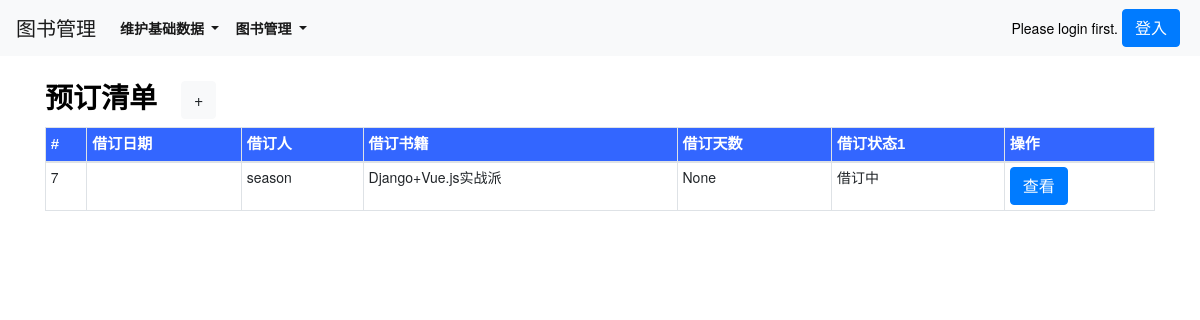
Page /theBorrowlist_user/ on the earlier database version.
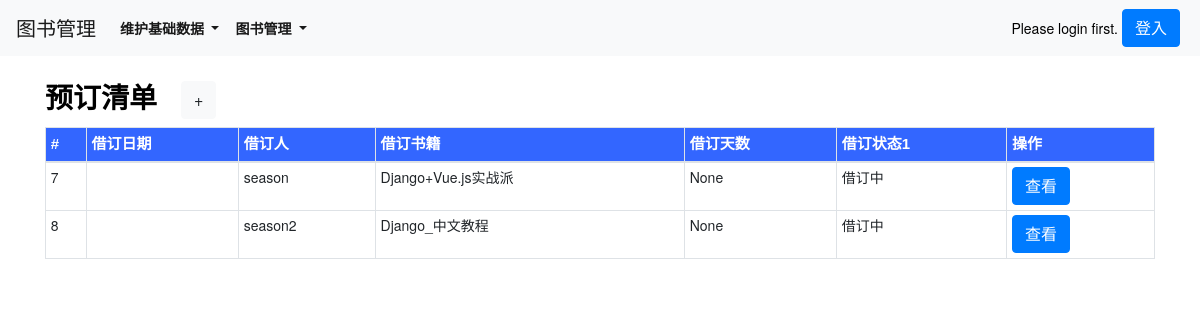
Same page on the later database version.
### book/models.py (models this page shows, shortened)
class theBorrow(models.Model):
    boid = models.AutoField(primary_key=True)
    theBorrow_add_datetime = models.DateTimeField(max_length=500,verbose_name=('创建日期'),auto_now_add=True)
    theBorrow_update_datetime = models.DateTimeField(max_length=500,verbose_name=('修改日期'),auto_now=True)
    theBorrow_theUser = models.ForeignKey(User,on_delete=models.CASCADE) #related_name='borrow_theUser',
    theBorrow_theBook = models.ForeignKey(theBook,on_delete=models.CASCADE)  #,related_name='borrow_theBook'
    theBorrow_duration = models.IntegerField(verbose_name=('借订天数'),blank=True, null=True,)
    theBorrow_status1 = models.CharField(max_length=500, choices=THEBORROWSTATUS_TYPE, verbose_name=('借订状态1'))
    theBorrow_status2 = models.CharField(max_length=500,verbose_name=('借订状态2'),blank=True, null=True,)
    theBorrow_status3 = models.CharField(max_length=500,verbose_name=('借订状态3'),blank=True, null=True,)
    class Meta:
        verbose_name = ('借订')
        verbose_name_plural = ('借订')
        unique_together = [['theBorrow_theUser','theBorrow_theBook']] # 联合唯一

class User(AbstractUser):
    dept = models.CharField(max_length=500,verbose_name=('部门'),blank=True, null=True,)
    age = models.IntegerField(verbose_name=('年龄'),blank=True, null=True,)
    mobilenumber = models.CharField(max_length=500,verbose_name=('电话号码'),blank=True, null=True,)
    role = models.CharField(max_length=500,verbose_name=('角色'),blank=True, null=True,)
    theUser_status1 = models.CharField(max_length=500,verbose_name=('用户状态1'),choices=THEUSERSTATUS_TYPE,default='active')
    field1 = models.CharField(max_length=500,verbose_name=('属性1'),blank=True, null=True,)
    field2 = models.CharField(max_length=500,verbose_name=('属性2'),blank=True, null=True,)
    field3 = models.CharField(max_length=500,verbose_name=('属性3'),blank=True, null=True,)
    field4 = models.CharField(max_length=500,verbose_name=('属性4'),blank=True, null=True,)
    class Meta(AbstractUser.Meta):
        swappable = 'AUTH_USER_MODEL'

class theBook(models.Model):
    bid = models.AutoField(primary_key=True)
    theBook_name = models.CharField(max_length=500,verbose_name=('图书名称'),)
    theBook_location = models.ForeignKey(location,blank=True, null=True, on_delete=models.CASCADE,related_name='Book_location')
    theBook_type = models.CharField(max_length=500, verbose_name=('电子书/纸质书'),choices=THEBOOK_TYPE,)
    theBook_category = models.ForeignKey(category,blank=True, null=True, on_delete=models.CASCADE,related_name='Book_category')
    theBook_logo = models.ImageField(max_length=500, verbose_name=('图书照片1'),upload_to='images/')
    theBook_attachment = models.FileField(max_length=10000,verbose_name=('图书附件(备用)'),blank=True, null=True,upload_to='file')
    theBook_status1 = models.CharField(max_length=500,verbose_name=('图书状态1'),choices=THESTATUS_TYPE,)
    theBook_status2 = models.CharField(max_length=500,verbose_name=('图书状态2(备用)'),blank=True, null=True,)
    theBook_status3 = models.CharField(max_length=500,verbose_name=('图书状态3(备用)'),blank=True, null=True,)
    theBook_id = models.CharField(max_length=500,verbose_name=('图书编号(备用)'),blank=True, null=True,)
    theBook_information1 = models.TextField(max_length=10000,verbose_name=('图书信息1'),blank=True, null=True,)
    theBook_information2 = models.TextField(max_length=10000,verbose_name=('图书信息2(备用)'),blank=True, null=True,)
    theBook_information3 = models.TextField(max_length=10000,verbose_name=('图书信息3(备用)'),blank=True, null=True,)
    theBook_information4 = models.TextField(max_length=10000,verbose_name=('图书信息4(备用)'),blank=True, null=True,)
    theBook_information5 = models.TextField(max_length=10000,verbose_name=('图书信息5(备用)'),blank=True, null=True,)
    class Meta:
        verbose_name = ('图书')
        verbose_name_plural = ('图书')
        ordering = ['theBook_category'] # 返回值排序
    def __str__(self):
        return str(self.theBook_name)

### book/views.py (the view)
# urls.py: path('theBorrowlist_user/', views.theBorrowlist_user, name='theBorrowlist_user'),
def theBorrowlist_user(request):
    theBorrowlist = theBorrow.objects.all()
    AddForm = theBorrowModalAddForm()
    ShowForm = theBorrowModalShowForm()
    context = {
        'theBorrowlist':theBorrowlist,
        'AddForm':AddForm,
        'ShowForm':ShowForm,
    }
    return render(request,'theBorrowlist_user.html',context)

### templates/theBorrowlist_user.html (shortened to what this page needs)
{% extends 'base.html' %}
{% load static %}
{% block body_block %}
<div class="container">
    <div class="row py-4 align-items-center">
        <div class="col-lg-12 col-md-12 mt-0 table-responsive"  style="background-color: #fff;">
            <h3 class="font-weight-bold">预订清单<button class="ml-4 btn btn-light btnAdd">+</button></h3>
            <table class="table table-striped table-sm table-bordered ">
                <thead>
                    <tr style="color:White;background-color:#3366FF;font-family:微軟正黑體,Tahoma,Arial,微軟雅黑體;font-size:15px;">
                        <th scope="col">#</th>
                        <th scope="col">借订日期</th>
                        <th scope="col">借订人</th>
                        <th scope="col">借订书籍</th>
                        <th scope="col">借订天数</th>
                        <th scope="col">借订状态1</th>
                        <th scope="col">操作</th>
                    </tr>
                </thead>
                {% for theBorrow in theBorrowlist %}
                    <td>{{ theBorrow.boid }}</td>
                    <td>{{ theBorrow.theBorrow_datetime|date:"Y-m-d" }}</td>
                    <td>{{ theBorrow.theBorrow_theUser }}</td>
                    <td>{{ theBorrow.theBorrow_theBook }}</td>
                    <td>{{ theBorrow.theBorrow_duration }}</td>
                    <td>{{ theBorrow.theBorrow_status1 }}</td>
                    <td>
                        <button type="button" id='btnEdit' class="btn btn-primary btnEdit"  boid="{{ theBorrow.boid }}">
                            查看
                        </button>
                    </td>
                {% endfor %}
            </table>
        </div>
    </div>
</div>
<br>
<br>
<br>
<br>
<br>
{% endblock %}

Differences in the rows shown:
added theBorrow: boid "8", theBorrow_theUser "season2", theBorrow_theBook "Django_中文教程", theBorrow_duration "None", theBorrow_status1 "借订中"
